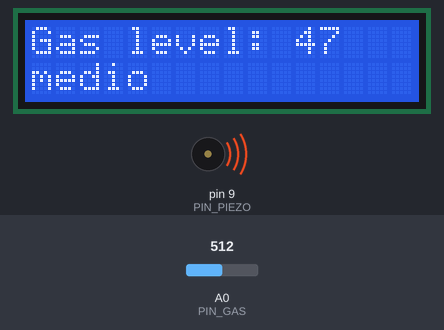
A sketch run on a simulated Arduino Uno, built with avr-gcc and run on an emulated ATmega328P. On the bench: 16×2 character LCD, buzzer (waves = sounding). The inputs (shaded band) are chosen by the test bench; at power-on: A0 (PIN_GAS) = 512.

Above: at 1.2 s.
1.3 s: A0 (PIN_GAS) set to 453
At 1.7 s:
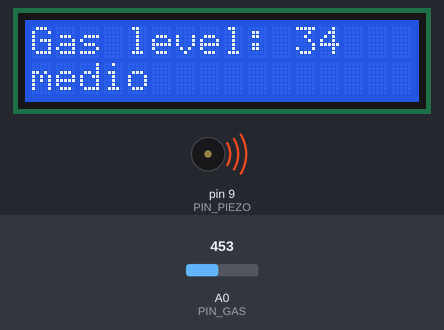
4.3 s: A0 (PIN_GAS) set to 421
At 5.3 s:
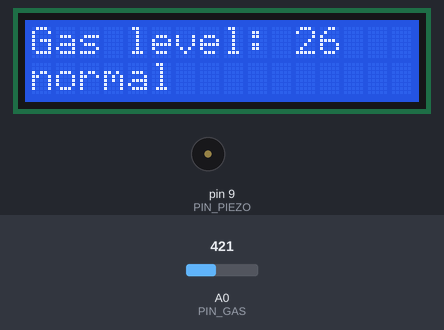
5.9 s: A0 (PIN_GAS) set to 716
At 6.3 s:
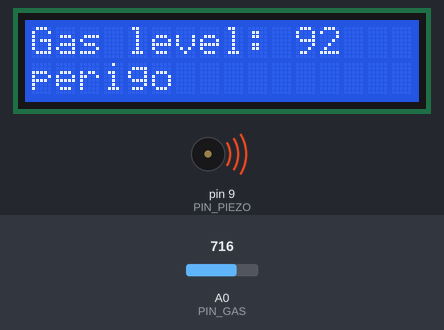
Timing chart, 0 to 8.9 s (numbered marks = the images above; inputs shaded):
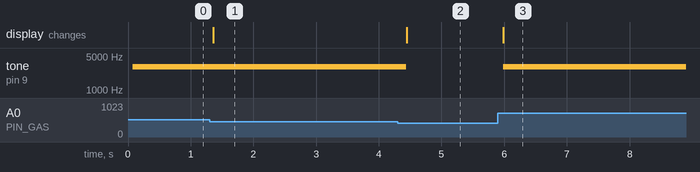

Measured:
- the behaviour switches between 435 and 434 on A0 (PIN_GAS) (found by bisection; images 1 and 2)
- after the input at 1.3 s, the display: changes after 0.06 s (image 1)
- after the input at 4.3 s, tone on pin 9 (PIN_PIEZO): 3000 Hz → silent after 0.14 s; the display: changes after 0.14 s (image 2)
- after the input at 5.9 s, tone on pin 9 (PIN_PIEZO): silent → 3000 Hz after 0.09 s; the display: changes after 0.09 s (image 3)

The sketch:

arduino.ino
```cpp
#include <LiquidCrystal.h>

LiquidCrystal lcd(2, 3, 4, 5, 6, 7);

int const PIN_GAS = A0;
int const PIN_PIEZO = 9;

void setup()
{
  Serial.begin(9600);
  pinMode(PIN_PIEZO, OUTPUT);
  lcd.begin(16,2);
  lcd.print("Sensor de Gas");
  lcd.setCursor(0,2);
  lcd.print("inflamavel");


}

void loop()
{
  int sensorValue = analogRead(PIN_GAS);
  sensorValue = map(sensorValue, 300, 750, 0, 100);
  lcd.clear();
  lcd.home();
  lcd.print("Gas level: ");
  lcd.print(sensorValue);
  printGasLevel(sensorValue);
  delay(250);
}

void printGasLevel(int level) {
  lcd.setCursor(0,2);
  if (level >= 30 && level < 50) {
  	lcd.print("medio");
    tone(PIN_PIEZO,3000,250);
  } else if (level>=50 && level < 80) {
    lcd.print("alto");
    tone(PIN_PIEZO,3000,100);
  } else if (level >= 80) {
  	lcd.print("perigo");
    tone(PIN_PIEZO,3000, 250);
  } else {
  	lcd.print("normal");
  }
}
```
